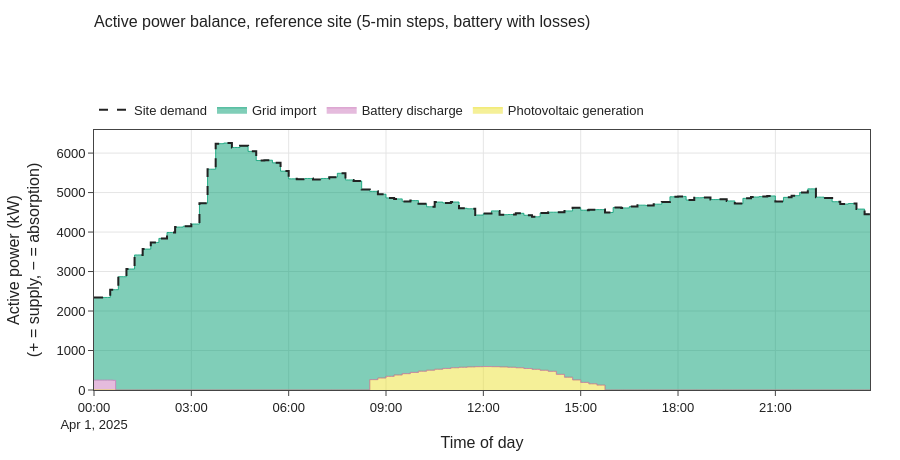
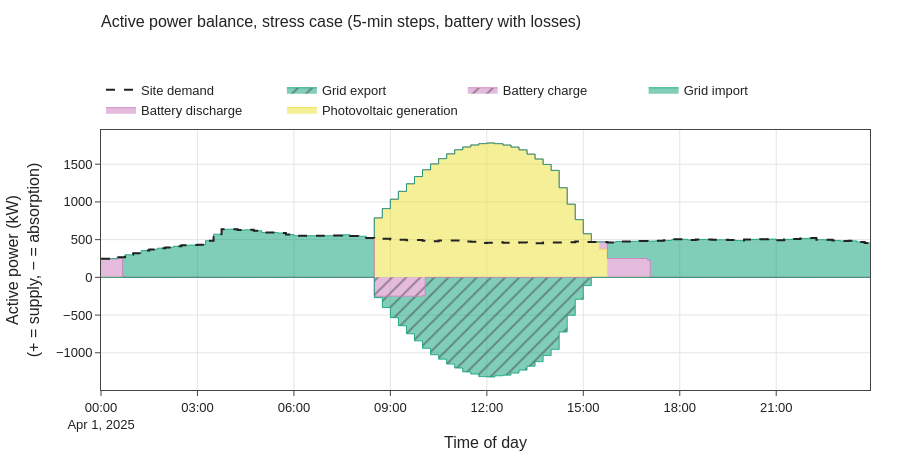

These figures' notebook cell, in order:
### Markdown cell above
### 3.4 Power balance over the day

### Code cell
for case in cases:
    fig = vp.power_balance(runs[(case, "EfficiencyBattery (losses)", 300)],
                           title=f"Active power balance, {case.lower()} (5-min steps, battery with losses)")
    fig.show()
    vp.save(fig, OUT / f"fig_power_balance_{case.split()[0].lower()}")

### Figure 1 — Plotly figure (JSON) as saved in the notebook; plotly's stock layout.template omitted (floating-point values rounded to 4 significant figures; data arrays with more than 128 entries replaced by an {"elided": "..."} marker saying what was removed)
{"data": [{"fillpattern": {"shape": ""}, "line": {"color": "#ece133", "shape": "hv", "width": 0.8}, "mode": "lines", "name": "Photovoltaic generation", "stackgroup": "supply", "type": "scatter", "x": {"elided": "288 str values"}, "y": {"elided": "288 float values"}}, {"fillpattern": {"shape": ""}, "line": {"color": "#cc78bc", "shape": "hv", "width": 0.8}, "mode": "lines", "name": "Battery discharge", "stackgroup": "supply", "type": "scatter", "x": {"elided": "288 str values"}, "y": {"elided": "288 float values"}}, {"fillpattern": {"shape": ""}, "line": {"color": "#029e73", "shape": "hv", "width": 0.8}, "mode": "lines", "name": "Grid import", "stackgroup": "supply", "type": "scatter", "x": {"elided": "288 str values"}, "y": {"elided": "288 float values"}}, {"line": {"color": "#222222", "dash": "dash", "shape": "hv", "width": 2}, "mode": "lines", "name": "Site demand", "type": "scatter", "x": {"elided": "288 str values"}, "y": {"elided": "288 float values"}}], "layout": {"height": 460, "title": {"text": "Active power balance, reference site (5-min steps, battery with losses)"}, "xaxis": {"automargin": true, "gridcolor": "#e5e5e5", "linecolor": "#444444", "mirror": true, "showgrid": true, "showline": true, "ticks": "outside", "title": {"text": "Time of day"}, "zeroline": false}, "yaxis": {"automargin": true, "gridcolor": "#e5e5e5", "linecolor": "#444444", "mirror": true, "showgrid": true, "showline": true, "ticks": "outside", "title": {"standoff": 12, "text": "Active power (kW)<br>(+ = supply, − = absorption)"}, "zeroline": false}}}

### Figure 2 — Plotly figure (JSON) as saved in the notebook; plotly's stock layout.template omitted (floating-point values rounded to 4 significant figures; data arrays with more than 128 entries replaced by an {"elided": "..."} marker saying what was removed)
{"data": [{"fillpattern": {"shape": ""}, "line": {"color": "#ece133", "shape": "hv", "width": 0.8}, "mode": "lines", "name": "Photovoltaic generation", "stackgroup": "supply", "type": "scatter", "x": {"elided": "288 str values"}, "y": {"elided": "288 float values"}}, {"fillpattern": {"shape": ""}, "line": {"color": "#cc78bc", "shape": "hv", "width": 0.8}, "mode": "lines", "name": "Battery discharge", "stackgroup": "supply", "type": "scatter", "x": {"elided": "288 str values"}, "y": {"elided": "288 float values"}}, {"fillpattern": {"shape": ""}, "line": {"color": "#029e73", "shape": "hv", "width": 0.8}, "mode": "lines", "name": "Grid import", "stackgroup": "supply", "type": "scatter", "x": {"elided": "288 str values"}, "y": {"elided": "288 float values"}}, {"fillpattern": {"shape": "/"}, "line": {"color": "#cc78bc", "shape": "hv", "width": 0.8}, "mode": "lines", "name": "Battery charge", "stackgroup": "absorb", "type": "scatter", "x": {"elided": "288 str values"}, "y": {"elided": "288 float values"}}, {"fillpattern": {"shape": "/"}, "line": {"color": "#029e73", "shape": "hv", "width": 0.8}, "mode": "lines", "name": "Grid export", "stackgroup": "absorb", "type": "scatter", "x": {"elided": "288 str values"}, "y": {"elided": "288 float values"}}, {"line": {"color": "#222222", "dash": "dash", "shape": "hv", "width": 2}, "mode": "lines", "name": "Site demand", "type": "scatter", "x": {"elided": "288 str values"}, "y": {"elided": "288 float values"}}], "layout": {"height": 460, "title": {"text": "Active power balance, stress case (5-min steps, battery with losses)"}, "xaxis": {"automargin": true, "gridcolor": "#e5e5e5", "linecolor": "#444444", "mirror": true, "showgrid": true, "showline": true, "ticks": "outside", "title": {"text": "Time of day"}, "zeroline": false}, "yaxis": {"automargin": true, "gridcolor": "#e5e5e5", "linecolor": "#444444", "mirror": true, "showgrid": true, "showline": true, "ticks": "outside", "title": {"standoff": 12, "text": "Active power (kW)<br>(+ = supply, − = absorption)"}, "zeroline": false}}}
